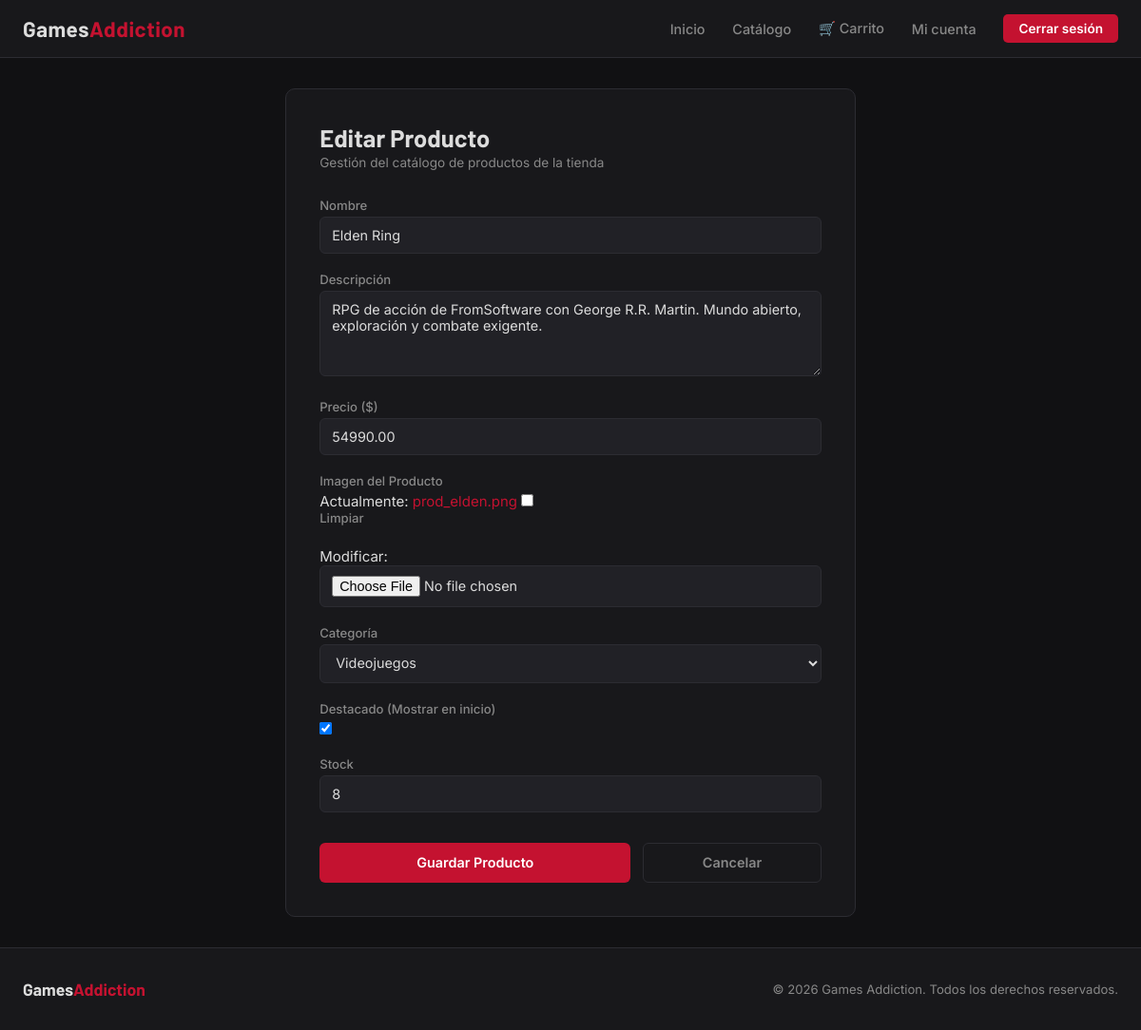
Before: /producto/2/editar/ (signed in) with the older database file.
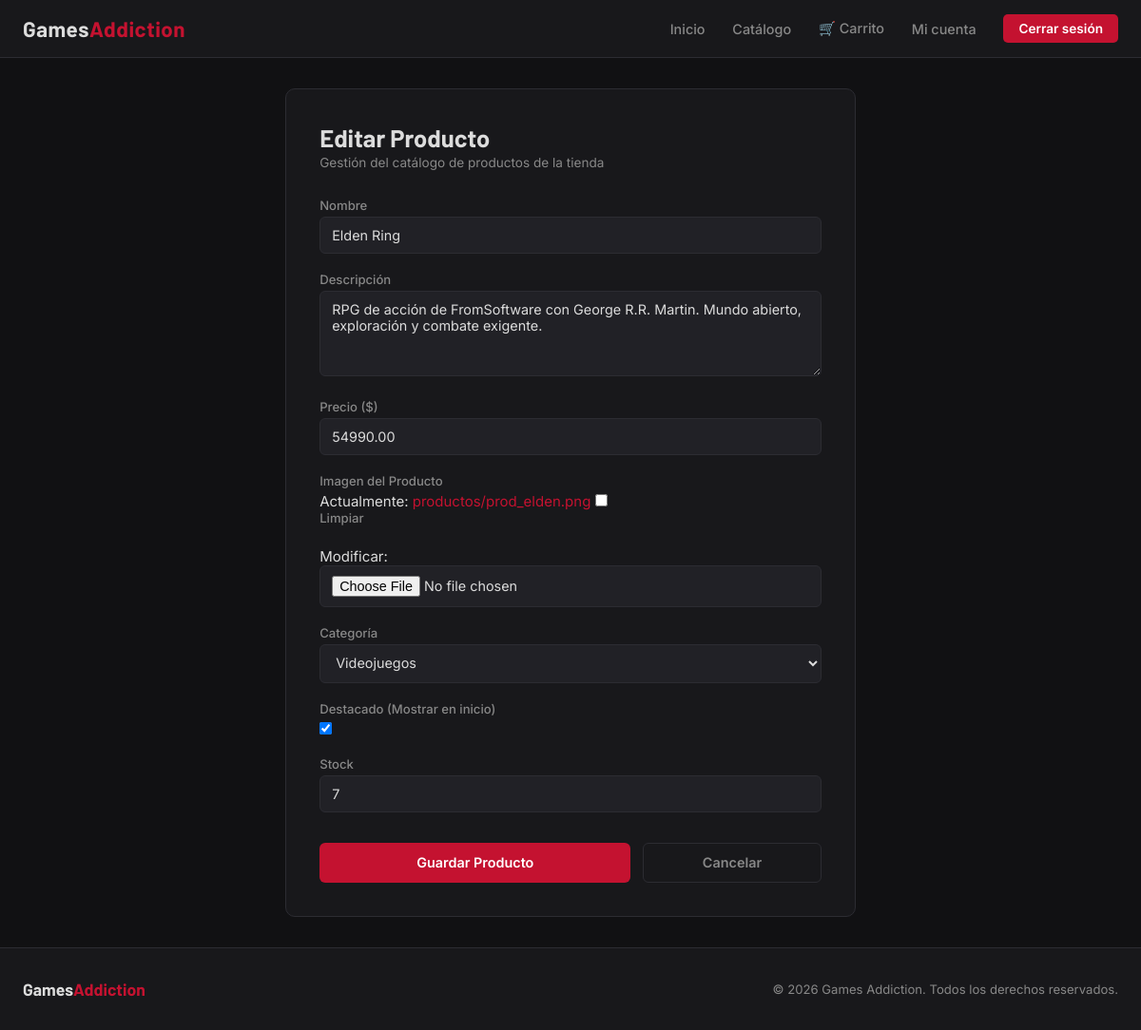
After: the same page with the newer database file.
### tienda/models.py (models this page shows, shortened)
class Producto(models.Model):
    nombre = models.CharField(max_length=200)
    descripcion = models.TextField()
    precio = models.DecimalField(max_digits=10, decimal_places=2)
    imagen = models.ImageField(upload_to='productos/', blank=True, null=True)
    categoria = models.ForeignKey(
        Categoria, on_delete=models.SET_NULL, null=True, related_name='productos'
    )
    destacado = models.BooleanField(default=False)
    stock = models.IntegerField(default=0)
    fecha_agregado = models.DateField(auto_now_add=True, null=True, blank=True)
    class Meta:
        verbose_name = 'Producto'
        verbose_name_plural = 'Productos'
        ordering = ['-fecha_agregado']

### tienda/views.py (the view)
    @login_required
    def wrapper(request, *args, **kwargs):
        if not request.user.is_staff:
            messages.error(request, 'No tienes permisos de administrador para realizar esta acción.')
            return redirect('inicio')
        return view_func(request, *args, **kwargs)

### tienda/context_processors.py (called while the page is built)
def carrito(request):
    total_items = 0
    carrito_session = request.session.get('carrito', {})
    for qty in carrito_session.values():
        try:
            total_items += int(qty)
        except ValueError:
            pass
    return {'carrito_cantidad': total_items}

### tienda/models.py (called while the page is built)
    def __str__(self):
        return self.nombre

### tienda/views.py (called while the page is built)
def admin_required(view_func):
    @login_required
    def wrapper(request, *args, **kwargs):
        if not request.user.is_staff:
            messages.error(request, 'No tienes permisos de administrador para realizar esta acción.')
            return redirect('inicio')
        return view_func(request, *args, **kwargs)
    return wrapper

### tienda/templates/tienda/producto_form.html (shortened to what this page needs)
{% extends 'tienda/base.html' %}
{% block contenido %}
<div class="auth-wrap" style="min-height: calc(100vh - 120px); display: flex; align-items: center; justify-content: center; padding: 2rem 1.5rem;">
  <div class="auth-card" style="background: var(--bg2); border: 1px solid var(--borde); border-radius: 10px; padding: 2.2rem; width: 100%; max-width: 600px;">
    <h1 class="auth-titulo" style="font-family: 'Barlow', sans-serif; font-size: 1.6rem; font-weight: 700; margin-bottom: 0.2rem;">{{ titulo }}</h1>
    <p class="auth-sub" style="color: var(--texto2); font-size: 0.85rem; margin-bottom: 1.8rem;">Gestión del catálogo de productos de la tienda</p>
    <form method="post" enctype="multipart/form-data">
      {% for field in form %}
      <div class="form-group" style="margin-bottom: 1.2rem;">
        <label for="{{ field.id_for_label }}" style="display: block; font-size: 0.82rem; font-weight: 500; color: var(--texto2); margin-bottom: 4px;">{{ field.label }}</label>
        {{ field }}
      </div>
      {% endfor %}
      <div style="display: flex; gap: 0.8rem; margin-top: 2rem;">
        <button type="submit" class="btn btn-primary" style="flex: 2; height: 42px; display: flex; align-items: center; justify-content: center;">
          Guardar Producto
        </button>
        <a href="{% url 'perfil' %}" class="btn btn-outline" style="flex: 1; text-align: center; display: flex; align-items: center; justify-content: center; height: 42px;">
          Cancelar
        </a>
      </div>
    </form>
  </div>
</div>
{% endblock %}

Changed rows visible on the page:
changed Producto "Elden Ring": stock "8" → "7"
Other visible differences:
text no longer shown: "Actualmente: prod_elden.png Limpiar Modificar:"
text now shown: "Actualmente: productos/prod_elden.png Limpiar Modificar:"
